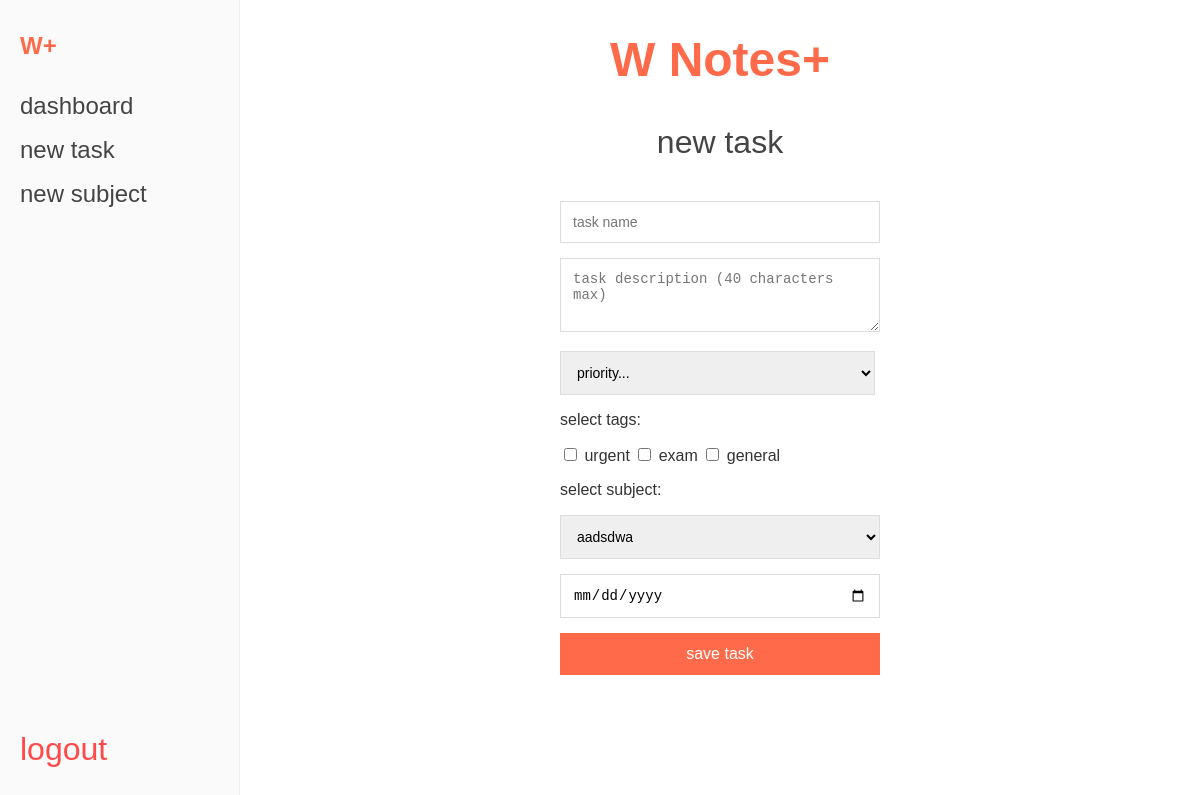
Page /add_task (signed in) on the committed database.
### app.py (models this page shows)
class Tag(db.Model):
    tag_id = db.Column(db.Integer, primary_key=True)
    name = db.Column(db.String(20), nullable=False)

### app.py (the view, shortened to what this page needs)
@app.route('/add_task', methods=['GET', 'POST'])
@login_required
def add_task():
    user_id = session['user_id']
    memberships = SubjectMember.query.filter_by(user_id=user_id, status='accepted').all()
    user_subjects = [m.subject for m in memberships]
    available_tags = Tag.query.all()
    available_priorities = Priority.query.order_by(Priority.weight.asc()).all()
    return render_template('addtask.html', subjects=user_subjects,
                           tags=available_tags,
                           priorities=available_priorities)

### app.py (called while the page is built)
def login_required(f):
    @wraps(f)
    def decorated_function(*args, **kwargs):
        if 'user_id' not in session:
            flash("Please sign in first.")
            return redirect(url_for('signin'))
        return f(*args, **kwargs)
    return decorated_function

### templates/addtask.html (shortened to what this page needs)
{% extends "base.html" %}
{% block content %}
    <h1 class="brand_title">W Notes+</h1>
    <h2 class="view_title">new task</h2>
    <div class="form_container">
        <form action="{{ url_for('tasks.add_task') }}" method="POST">
            <input type="text" name="title" placeholder="task name" class="input_field" required>
            <textarea name="description" placeholder="task description (40 characters max)" class="input_field" rows="3" maxlength="40" style="resize: vertical;"></textarea>
            <div class="flex_row" style="margin-bottom: 0.938rem;">
                <select name="priority_id" class="input_field flex_grow" style="margin-bottom: 0;" required>
                    <option value="" disabled selected>priority...</option>
                </select>
            </div>
            <p class="field_label">select tags:</p>
            <div class="checkbox_group">
                {% for t in tags %}
                <label class="checkbox_item">
                    <input type="checkbox" name="tag_ids" value="{{ t.tag_id }}">
                    {{ t.name|lower }}
                </label>
                {% endfor %}
            </div>
            <p class="field_label">select subject:</p>
            <select name="subject_id" class="input_field">
                {% for s in subjects %}
                    <option value="{{ s.subject_id }}">{{ s.name|lower }}</option>
                {% endfor %}
            </select>
            <input type="date" name="due_date_str" class="input_field">
            <button type="submit" class="button_signup full_width_btn">save task</button>
        </form>
    </div>
{% endblock %}

### static/style.css (style rules this page uses)
* { box-sizing: border-box; }
body { background-color: #ffffff; font-family: "Arial", Helvetica, sans-serif; margin: 0; min-height: 100vh; color: #333; }
.brand_title { color: #ff6b4a; font-size: 3rem; margin-top: 3.75rem; margin-bottom: 0.625rem; }
.view_title { color: #444; font-size: 2rem; font-weight: normal; margin-bottom: 2.5rem; }
.form_container { width: 20rem; display: flex; flex-direction: column; }
.input_field { width: 100%; padding: 0.75rem; margin-bottom: 0.938rem; border: 0.063rem solid #ddd; font-size: 0.875rem; outline: none; }
.button_signup { background-color: #ff6b4a; color: white; padding: 0.75rem 1.25rem; border: 0.375rem; font-size: 1rem; text-align: center; }
.full_width_btn { width: 100%; }
.flex_row { display: flex; gap: 0.313rem; }
.flex_grow { flex-grow: 1; }
.main_content .brand_title { margin-top: 0; }

### rows in the picture
Tag: name "urgent"
Tag: name "exam"
Tag: name "general"

### other values in the picture
form field subject_id "aadsdwa"
